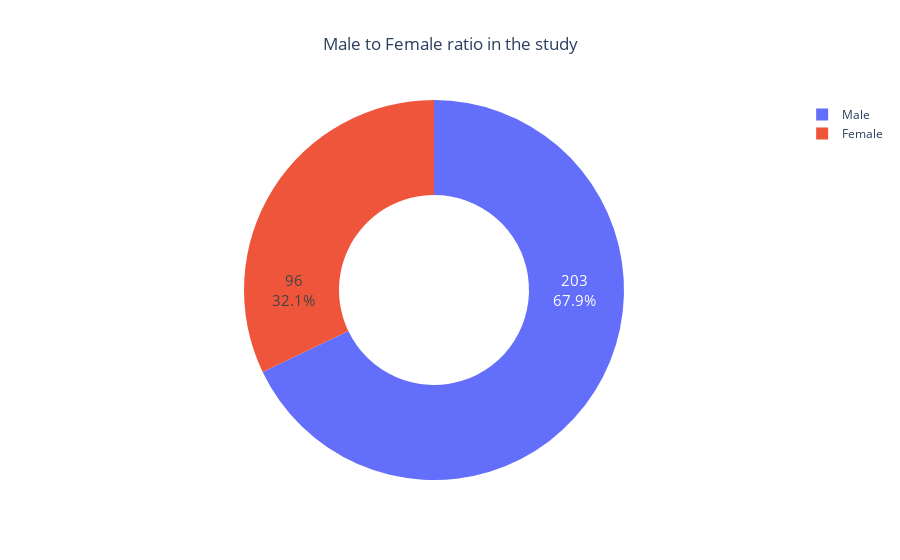

Here is the notebook cell this chart was saved with:
### Code cell
df=data['sex'].value_counts().reset_index().rename(columns={'index':'sex','sex':'count'})
fig = go.Figure([go.Pie(labels=['Male', 'Female'],values=df['count'], hole = 0.5)])
fig.update_traces(hoverinfo='label+percent', textinfo='value+percent', textfont_size=15,insidetextorientation='radial')
fig.update_layout(title="Male to Female ratio in the study",title_x=0.5)
fig.show()

### Figure 1 — Plotly figure (JSON) as saved in the notebook; plotly's stock layout.template omitted (floating-point values rounded to 4 significant figures)
{"data": [{"hole": 0.5, "hoverinfo": "label+percent", "insidetextorientation": "radial", "labels": ["Male", "Female"], "textfont": {"size": 15}, "textinfo": "value+percent", "type": "pie", "values": [203, 96]}], "layout": {"title": {"text": "Male to Female ratio in the study", "x": 0.5}}}
